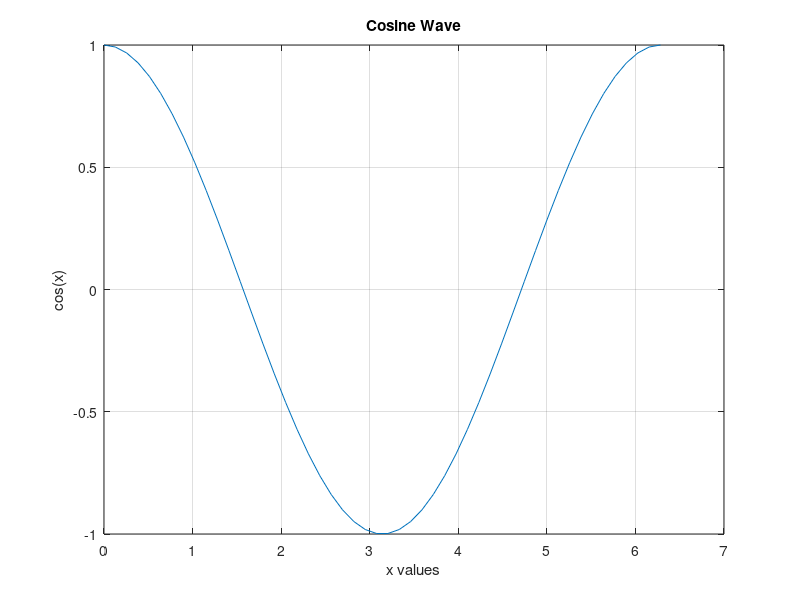

Reproduce this figure in MATLAB.
%{
Plot 50 data values of cos(x) function evaluated between 0 and 2pi. Plot the figure.
%}

clc;
close all;
clear all;

x = linspace(0,2*pi,50);
y = cos(x);

plot(x,y)
xlabel('x values')
ylabel('cos(x)')
title('Cosine Wave')
grid on
